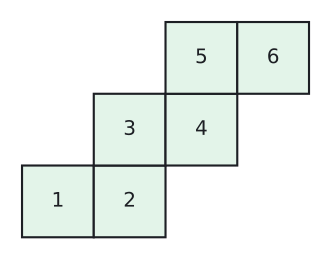

This chart was generated by the following Python code:
import sys; sys.path.insert(0, "tools")
from cizim import *

# Eğik izdüşüm: genişlik (x) ve yükseklik (z) gerçek ölçüde, derinlik (y) yarıya kısaltılmış ve 40° eğik.
KD, TETA = 0.5, np.radians(40)
CX, SY = KD * np.cos(TETA), KD * np.sin(TETA)
GOZ = np.array([CX, -1.0, SY])  # bakan göze doğru yön

def P(p):
    x, y, z = p
    return np.array([x + CX * y, z + SY * y])

def prizma(ax, taban, v, renkler=None, lw=2.0):
    """taban: dışbükey çokgenin 3B köşeleri, v: öteleme vektörü (yanal ayrıt). Görünmeyen ayrıtlar kesikli."""
    taban = [np.array(t, float) for t in taban]; v = np.array(v, float); n = len(taban)
    ust = [t + v for t in taban]; merkez = sum(taban) / n + v / 2
    yuzler = [list(range(n)), list(range(n, 2 * n))] + [[i, (i + 1) % n, n + (i + 1) % n, n + i] for i in range(n)]
    kose = taban + ust; gorunur = []
    for y in yuzler:
        a, b, c = kose[y[0]], kose[y[1]], kose[y[2]]
        nor = np.cross(b - a, c - a)
        if np.dot(nor, sum(kose[i] for i in y) / len(y) - merkez) < 0: nor = -nor
        gorunur.append(np.dot(nor, GOZ) > 1e-9)
    renkler = renkler or {}
    for k, y in enumerate(yuzler):
        if k in renkler and gorunur[k]:
            ax.add_patch(patches.Polygon([P(kose[i]) for i in y], closed=True, facecolor=renkler[k], edgecolor="none", zorder=1))
    kenarlar = {}
    for k, y in enumerate(yuzler):
        for j in range(len(y)):
            e = tuple(sorted((y[j], y[(j + 1) % len(y)])))
            kenarlar[e] = kenarlar.get(e, False) or gorunur[k]
    for (i, j), g in kenarlar.items():
        a, b = P(kose[i]), P(kose[j])
        if g: ax.plot([a[0], b[0]], [a[1], b[1]], color=YAZI, lw=lw, zorder=4, solid_capstyle="round")
        else: ax.plot([a[0], b[0]], [a[1], b[1]], color=SOLUK, lw=1.3, ls=(0, (4, 3)), zorder=2)
    return kose

def cizgi(ax, p, q, renk=KIRMIZI, lw=2.4, ls="-", z=5):
    a, b = P(p), P(q); ax.plot([a[0], b[0]], [a[1], b[1]], color=renk, lw=lw, ls=ls, zorder=z)

def yaz(ax, p, s, dx=0.0, dy=0.0, renk=YAZI, boy=13, **kw):
    q = P(p); ax.text(q[0] + dx, q[1] + dy, s, ha=kw.pop("ha", "center"), va=kw.pop("va", "center"), color=renk, fontsize=boy, zorder=7, **kw)

def dik(ax, k, u, w, r=0.4, renk=YAZI):
    k, u, w = np.array(k, float), np.array(u, float), np.array(w, float)
    u = u / np.linalg.norm(u); w = w / np.linalg.norm(w)
    pts = [P(k + r * u), P(k + r * u + r * w), P(k + r * w)]
    ax.plot([p[0] for p in pts], [p[1] for p in pts], color=renk, lw=1.3, zorder=6)


def acinim(ax, hucreler, x0=0.0, y0=0.0, s=1.0, renk=MAVI_ACIK, yazi=None, boy=15):
    """hucreler: (sütun, satır) listesi; yazi: {(sütun, satır): (metin, dolgu)}"""
    yazi = yazi or {}
    for c in hucreler:
        dolgu = yazi.get(c, (None, renk))[1]
        ax.add_patch(patches.Rectangle((x0 + c[0] * s, y0 + c[1] * s), s, s, facecolor=dolgu, edgecolor=YAZI, lw=1.6))
        if c in yazi and yazi[c][0]:
            ax.text(x0 + (c[0] + 0.5) * s, y0 + (c[1] + 0.5) * s, yazi[c][0], ha="center", va="center", fontsize=boy, color=YAZI)

# Soru 5: merdiven biçimli açınım
fig, ax = sekil(4.4, 3.3)
yazi = {(0, 0): ("1", YESIL_ACIK), (1, 0): ("2", YESIL_ACIK), (1, 1): ("3", YESIL_ACIK),
        (2, 1): ("4", YESIL_ACIK), (2, 2): ("5", YESIL_ACIK), (3, 2): ("6", YESIL_ACIK)}
acinim(ax, list(yazi), 0, 0, 1.0, yazi=yazi)
ax.set_xlim(-0.2, 4.2); ax.set_ylim(-0.2, 3.2)
ax.set_aspect("equal"); ax.axis("off")
kaydet(fig, __file__)
